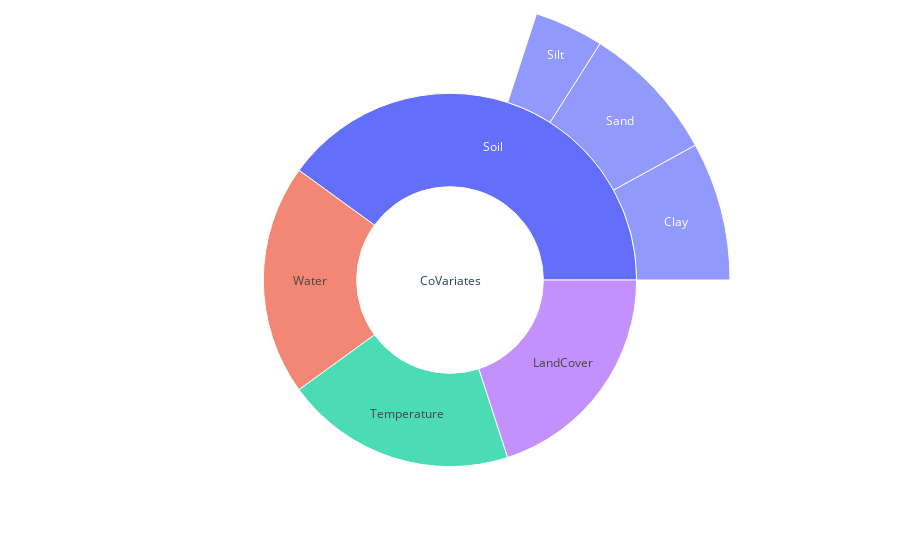

Notebook source saved alongside this figure:
### Code cell
import plotly.graph_objects as go

fig =go.Figure(go.Sunburst(
    # labels=["Eve", "Cain", "Seth", "Enos", "Noam", "Abel", "Awan", "Enoch", "Azura"],
    # parents=[""  , "Eve", "Eve", "Seth", "Seth", "Eve", "Eve", "Awan", "Eve" ],
    labels=["CoVariates", "Water", "Soil", "Temperature","LandCover","Clay","Silt","Sand"],
    parents=[""  , "CoVariates", "CoVariates", "CoVariates", "CoVariates", "Soil", "Soil", "Soil" ],
    values=[0, 25, 25, 25, 25,10,5,10],
))
fig.update_layout(margin = dict(t=0, l=0, r=0, b=0))

fig.show()

### Figure 1 — Plotly figure (JSON) as saved in the notebook; plotly's stock layout.template omitted (floating-point values rounded to 4 significant figures)
{"data": [{"labels": ["CoVariates", "Water", "Soil", "Temperature", "LandCover", "Clay", "Silt", "Sand"], "parents": ["", "CoVariates", "CoVariates", "CoVariates", "CoVariates", "Soil", "Soil", "Soil"], "type": "sunburst", "values": [0, 25, 25, 25, 25, 10, 5, 10]}], "layout": {"margin": {"b": 0, "l": 0, "r": 0, "t": 0}}}
